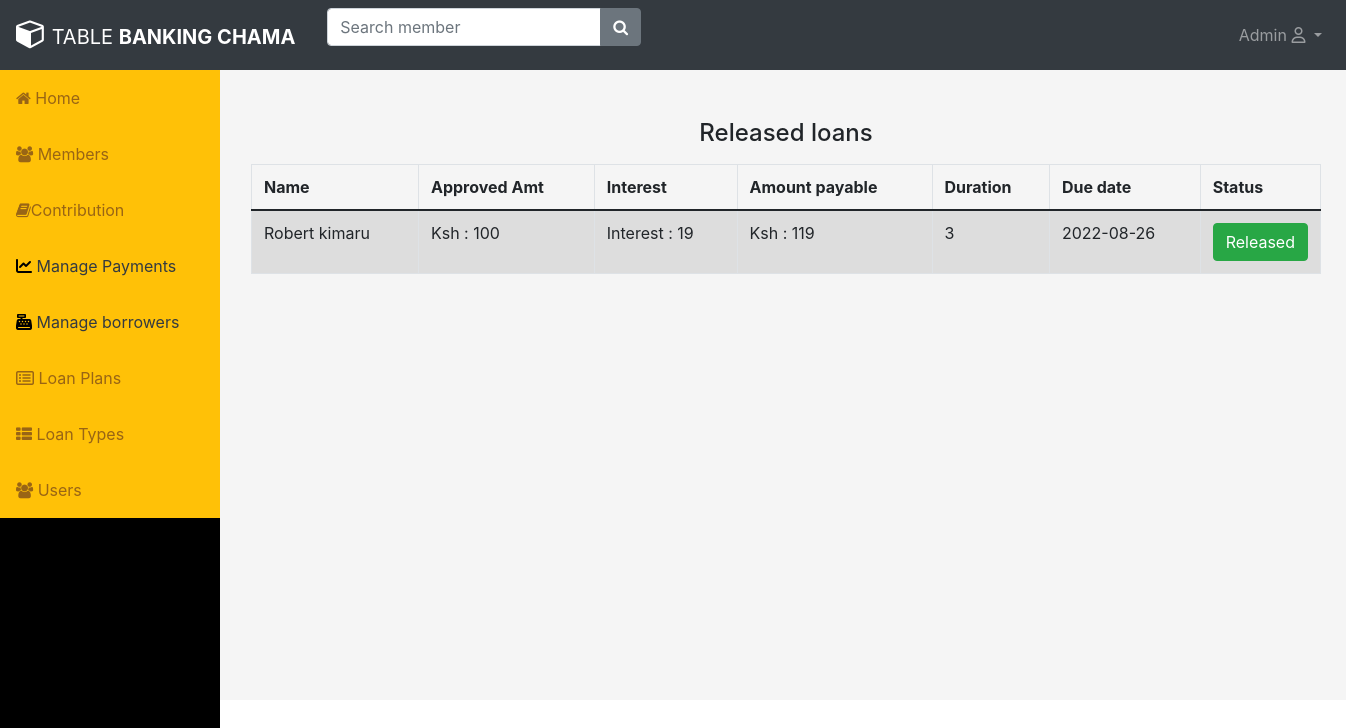
/Admin/released_loans.php (signed in), run on the app's committed database.
### tables this page shows
CREATE TABLE `loan_list` (
  `id` int(11) NOT NULL,
  `type_id` int(11) NOT NULL,
  `borrower_id` int(11) NOT NULL,
  `purpose` varchar(255) NOT NULL,
  `amount` int(11) NOT NULL,
  `plan_id` int(11) NOT NULL,
  `status` tinyint(255) NOT NULL COMMENT '0=request,1=confirmed,2=released,3=completed,4=denied\r\n\r\n',
  `date_released` varchar(255) NOT NULL,
  `date_borrowed` date NOT NULL DEFAULT current_timestamp()
);

CREATE TABLE `member` (
  `id` int(11) NOT NULL,
  `name` varchar(255) DEFAULT NULL,
  `email` varchar(255) DEFAULT NULL,
  `contact` varchar(255) DEFAULT NULL,
  `password` varchar(255) DEFAULT NULL,
  `date_created` date NOT NULL DEFAULT current_timestamp(),
  `fileName` varchar(255) NOT NULL
);

CREATE TABLE `loan_plan` (
  `id` int(11) NOT NULL,
  `months` int(11) NOT NULL,
  `interest_percentage` int(11) NOT NULL,
  `penalty_rate` int(11) NOT NULL
);

### Admin/released_loans.php (the view, shortened to what this page needs)
<?php
  include("include/header.php");
include("include/sidebar.php");
    ?>
<!DOCTYPE html>
<html lang="en">
<head>
    <link rel="stylesheet" href="https://stackpath.bootstrapcdn.com/bootstrap/4.5.2/css/bootstrap.min.css">
    <link rel="stylesheet" href="https://maxcdn.bootstrapcdn.com/font-awesome/4.7.0/css/font-awesome.min.css">
</head>
<body>
    <div class="wrapper">
        <div class="container-fluid">
            <div class="row">
                <div class="col-md-12">
                    <div class="mt-5 mb-3 clearfix">
                        <h4 class="text-center">Released loans</h4>
                                           </div>
                    <form id="#data">
                    <?php
                     $sql = "SELECT  loan_list.id as loan_id,loan_list.borrower_id,loan_list.amount,loan_list.date_borrowed,member.*, loan_plan.*,loan_type.* FROM loan_list
join member on member.id=loan_list.borrower_id
join loan_plan on  loan_plan.id=loan_list.plan_id
join loan_type on loan_type.type_id=loan_list.type_id  where loan_list.status = 3";
                    if($result = mysqli_query($link, $sql)){
                        if(mysqli_num_rows($result) > 0){
                            echo '<table class="table table-bordered table-striped">';
                                echo "<thead>";
                                    echo "<tr>";
                                        echo "<th>Name</th>";
                                        echo "<th>Approved Amt</th>";
                                        echo "<th>Interest</th>";
                                        echo "<th>Amount payable</th>";
                                        echo "<th>Duration</th>";
                                        echo "<th>Due date</th>";
                                        echo "<th>Status</th>";
                                                                            echo "</tr>";
                                echo "</thead>";
                                echo "<tbody>";
                                while($row = mysqli_fetch_array($result)){
                        $amount1 = $row['amount'] * pow((1 + $row['interest_percentage']/100),$row['months']);
                        $interest = number_format($amount1 - $row['amount']);
                        $amount1 =number_format($amount1);
                                    echo "<tr>";
                                        echo "<td>"  .$row['name']. "</td>";
                                        echo "<td>Ksh : " . $row['amount'] . "</td>";
                                        echo "<td>Interest : " . $interest . "</td>";
                                        echo "<td> Ksh : " . $amount1 . "</td>";
                                        echo "<td>" . $row['months'] . "</td>";
                                        echo "<td>" . $row['date_borrowed'] . "</td>";
                                        echo "<td> <button class='btn btn-success' value='Released'>Released</button></td>";
                                    echo "</tr>";
                                }
                                echo "</tbody>";
                            echo "</table>";
                        } else{
                            echo '<div class="alert alert-danger"><em>No records were found.</em></div>';
                        }
                    } else{
                        echo "Oops! Something went wrong. Please try again later.";
                    }
                    ?>
                    </form>
                </div>
            </div>
        </div>
    </div>
</body>
</html>
<link rel="stylesheet" href="https://stackpath.bootstrapcdn.com/bootstrap/4.5.0/css/bootstrap.min.css">
<link rel="stylesheet" href="https://maxcdn.bootstrapcdn.com/font-awesome/4.7.0/css/font-awesome.min.css">
</html>

### Admin/released_loans.php (style rules this page uses)
.wrapper { width: 1100px; margin: 0 auto; }
table tr td:last-child { width: 90px; }

### data on the page
loan_list: member.name "Robert kimaru", amount "100", amount.months "19", amount.months "119", loan_plan.months "3", date_borrowed "2022-08-26"
